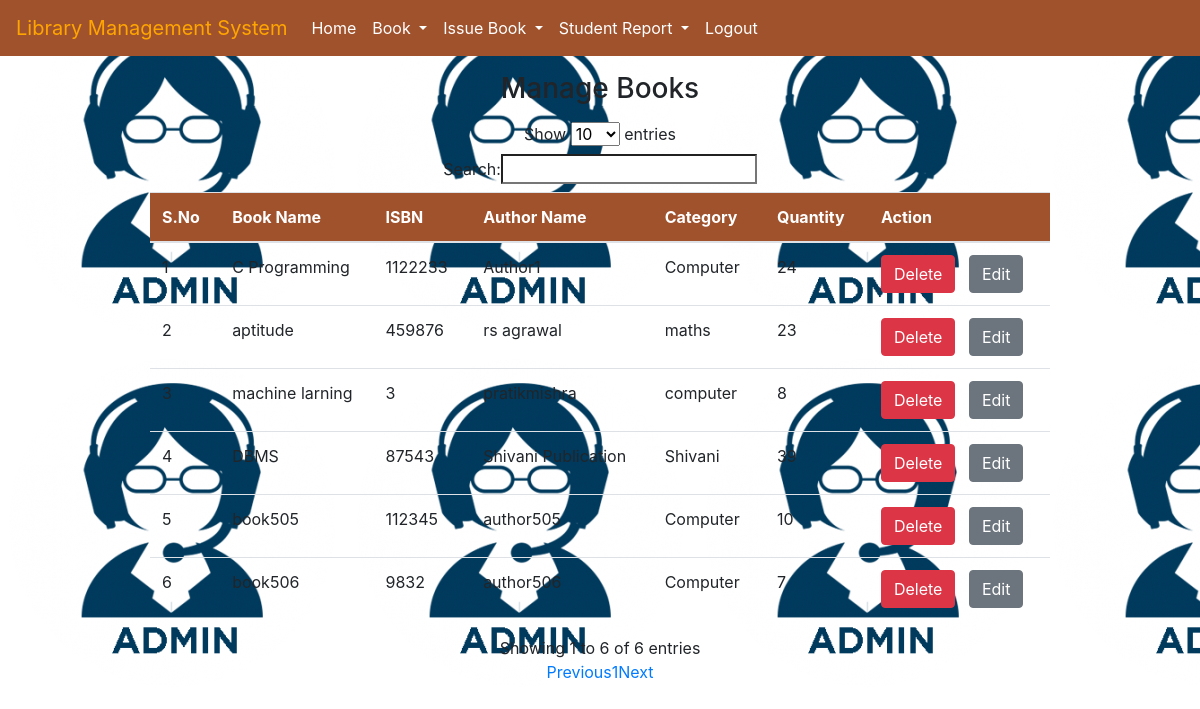
The page /viewbook/ (signed in) on the database its author committed.
### library/models.py (models this page shows, shortened)
class Book(models.Model):
    book_name=models.CharField(max_length=100, null=True)
    category = models.CharField(max_length=30,null=True)
    quantity =models.IntegerField(null=True)
    author = models.CharField(max_length=100,null=True)
    isbn = models.IntegerField(null=True)

### library/views.py (the view)
# urls.py: path('viewbook/',viewbook, name='viewbook'),
def viewbook(request):
    if not request.user.is_authenticated:
        return redirect('loginadmin')
    data=Book.objects.all()
    d={'data':data}
    return render(request,'bookview.html',d)

### library/templates/bookview.html (shortened to what this page needs)
{% extends 'navigation.html' %}
{% load static %}
{% block body %}
    <h3 align="center" class="my-3">Manage Books</h3>
<div align="center">
    <table id="myTable" style="width:900px" class="table table-border">
        <thead style="background-color:#a0522d;color:white">
        <tr>
            <th>S.No</th>
            <th>Book Name</th>
            <th>ISBN</th>
            <th>Author Name</th>
            <th>Category</th>
            <th>Quantity</th>
            <th>Action</th>
        </tr>
        </thead>
        <tbody>
        {% for i in data %}
        <tr>
            <td>{{forloop.counter}}</td>
            <td>{{i.book_name}}</td>
            <td>{{i.isbn}}</td>
            <td>{{i.author}}</td>
            <td>{{i.category}}</td>
            <td>{{i.quantity}}</td>
            <td> <a href="{% url 'deletebook' i.id %}" class="btn btn-danger">Delete</a>
             &nbsp;&nbsp;<a href="{% url 'editbook' i.id %}" class="btn btn-secondary">Edit</a></td>
        </tr>
        {% endfor %}
        </tbody>
    </table>
</div>
{% endblock %}

### library/templates/navigation.html (shortened to what this page needs)
{% load static %}
<!DOCTYPE html>
<html lang="en">
<head>
  <link rel="stylesheet" href="https://maxcdn.bootstrapcdn.com/bootstrap/4.3.1/css/bootstrap.min.css">
<link href="https://stackpath.bootstrapcdn.com/font-awesome/4.7.0/css/font-awesome.min.css" rel="stylesheet">
</head>
<body >
<nav class="navbar navbar-expand-sm" style="background-color:#a0522d">
  <a class="navbar-brand" href="{% url 'admin_home' %}" style="color:orange">Library Management System</a>
  <ul class="navbar-nav">
    <li class="nav-item">
      <a class="nav-link" href="{% url 'admin_home' %}" style="color:white">Home</a>
    </li>
    <li class="nav-item dropdown">
      <a class="nav-link dropdown-toggle" href="#" id="navbardrop" data-toggle="dropdown" style="color:white">
      Book
      </a>
    </li>
    <li class="nav-item dropdown">
      <a class="nav-link dropdown-toggle" href="#" id="navbardrop" data-toggle="dropdown" style="color:white">
       Issue Book
      </a>
    </li>
    <li class="nav-item dropdown">
      <a class="nav-link dropdown-toggle" href="#" id="navbardrop" data-toggle="dropdown" style="color:white">
       Student Report
      </a>
    </li>
    <li class="nav-item">
      <a class="nav-link" href="{% url 'home' %}" style="color:white">Logout</a>
    </li>
  </ul>
</nav>
{% block body %}
{% endblock %}
</body>
</html>

### library/templates/navigation.html (style rules this page uses)
* { box-sizing: border-box; }
body { background-image:url("admin.png"); }

### rows shown on the page
Book: book_name "C Programming", isbn "1122233", author "Author1", category "Computer", quantity "24"
Book: book_name "aptitude", isbn "459876", author "rs agrawal", category "maths", quantity "23"
Book: book_name "machine larning", isbn "3", author "pratikmishra", category "computer", quantity "8"
Book: book_name "DBMS", isbn "87543", author "Shivani Publication", category "Shivani", quantity "39"
Book: book_name "book505", isbn "112345", author "author505", category "Computer", quantity "10"
Book: book_name "book506", isbn "9832", author "author506", category "Computer", quantity "7"
